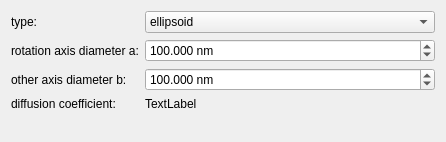
       <widget class="QWidget" name="tabGeometry">
        <attribute name="title">
         <string>geometry</string>
        </attribute>
        <layout class="QFormLayout" name="formLayout_5">
         <property name="fieldGrowthPolicy">
          <enum>QFormLayout::AllNonFixedFieldsGrow</enum>
         </property>
         <item row="0" column="0">
          <widget class="QLabel" name="label_22">
           <property name="text">
            <string>type:</string>
           </property>
          </widget>
         </item>
         <item row="0" column="1">
          <widget class="QComboBox" name="cmbShapeType">
           <item>
            <property name="text">
             <string>ellipsoid</string>
            </property>
           </item>
           <item>
            <property name="text">
             <string>zylinder</string>
            </property>
           </item>
           <item>
            <property name="text">
             <string>sphere</string>
            </property>
           </item>
           <item>
            <property name="text">
             <string>globular protein (partial specific vol.: 0.73 cm³/g)</string>
            </property>
           </item>
          </widget>
         </item>
         <item row="1" column="0">
          <widget class="QLabel" name="labRotAxis">
           <property name="text">
            <string>rotation axis diameter a:</string>
           </property>
          </widget>
         </item>
         <item row="1" column="1">
          <widget class="QDoubleSpinBox" name="spinRotationAxis">
           <property name="suffix">
            <string> nm</string>
           </property>
           <property name="decimals">
            <number>3</number>
           </property>
           <property name="minimum">
            <double>0.000000000000000</double>
           </property>
           <property name="maximum">
            <double>100000000.000000000000000</double>
           </property>
           <property name="value">
            <double>100.000000000000000</double>
           </property>
          </widget>
         </item>
         <item row="2" column="0">
          <widget class="QLabel" name="labOtherAxis">
           <property name="text">
            <string>other axis diameter b:</string>
           </property>
          </widget>
         </item>
         <item row="2" column="1">
          <widget class="QDoubleSpinBox" name="spinOtherAxis">
           <property name="suffix">
            <string> nm</string>
           </property>
           <property name="decimals">
            <number>3</number>
           </property>
           <property name="minimum">
            <double>0.000000000000000</double>
           </property>
           <property name="maximum">
            <double>100000.000000000000000</double>
           </property>
           <property name="value">
            <double>100.000000000000000</double>
           </property>
          </widget>
         </item>
         <item row="3" column="0">
          <widget class="QLabel" name="label_30">
           <property name="text">
            <string>diffusion coefficient:</string>
           </property>
          </widget>
         </item>
         <item row="3" column="1">
          <widget class="QLabel" name="labShapeD">
           <property name="text">
            <string>TextLabel</string>
           </property>
          </widget>
         </item>
         <item row="4" column="1">
          <widget class="QLabel" name="labShapePic">
           <property name="text">
            <string/>
           </property>
           <property name="pixmap">
            <pixmap resource="qfediffusioncoefficientcalculator.qrc">:/calc_diffcoeff/oblate.png</pixmap>
           </property>
          </widget>
         </item>
        </layout>
       </widget>
